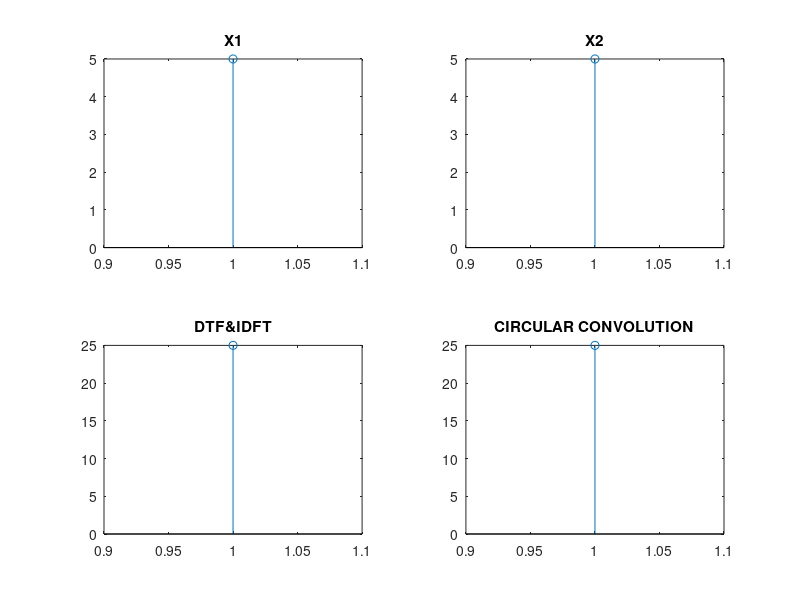

Source code (MATLAB):
clc
close all
clear all
x1=input('Enter the 1st sequence');
x2=input('Enter the 2st sequence');
%N=input('Enter wht point DFT');
l1=length(x1);
l2=length(x2);
M=max(l1,l2);
X1=[x1 zeros(1,(M-l1))];
X2=[x2 zeros(1,(M-l2))];
y1=fft(X1);
y2=fft(X2);
y1
y2
a=y1.*y2;
y=ifft(a);
y
C=cconv(x1,x2,M);
C
subplot(2,2,1),stem(x1);
title('X1');
subplot(2,2,2),stem(x2);
title('X2');
subplot(2,2,3),stem(y);
title('DTF&IDFT');
subplot(2,2,4),stem(C);
title('CIRCULAR CONVOLUTION');